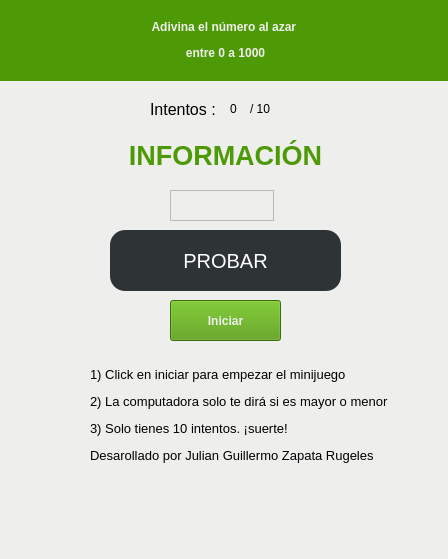
<?xml version="1.0" encoding="UTF-8"?>
<ui version="4.0">
 <class>MainWindow</class>
 <widget class="QMainWindow" name="MainWindow">
  <property name="geometry">
   <rect>
    <x>0</x>
    <y>0</y>
    <width>448</width>
    <height>559</height>
   </rect>
  </property>
  <property name="windowTitle">
   <string>MainWindow</string>
  </property>
  <property name="styleSheet">
   <string notr="true">background-color: rgb(238, 238, 236);</string>
  </property>
  <widget class="QWidget" name="centralwidget">
   <widget class="QPushButton" name="pushButton">
    <property name="geometry">
     <rect>
      <x>110</x>
      <y>230</y>
      <width>231</width>
      <height>61</height>
     </rect>
    </property>
    <property name="styleSheet">
     <string notr="true">background-color: rgb(46, 52, 54);
color: rgb(255, 255, 255);
font-size:20px;
border-radius:15px;</string>
    </property>
    <property name="text">
     <string>PROBAR</string>
    </property>
   </widget>
   <widget class="QLabel" name="label">
    <property name="geometry">
     <rect>
      <x>10</x>
      <y>130</y>
      <width>431</width>
      <height>51</height>
     </rect>
    </property>
    <property name="text">
     <string>&lt;html&gt;&lt;head/&gt;&lt;body&gt;&lt;p align=&quot;center&quot;&gt;&lt;span style=&quot; font-size:20pt; font-weight:600; color:#4e9a06;&quot;&gt;INFORMACIÓN&lt;/span&gt;&lt;/p&gt;&lt;/body&gt;&lt;/html&gt;</string>
    </property>
    <property name="alignment">
     <set>Qt::AlignCenter</set>
    </property>
   </widget>
   <widget class="QPushButton" name="pushButton_2">
    <property name="geometry">
     <rect>
      <x>170</x>
      <y>300</y>
      <width>111</width>
      <height>41</height>
     </rect>
    </property>
    <property name="styleSheet">
     <string notr="true">background-color: rgb(78, 154, 6);
color: rgb(238, 238, 236);
font:bold;</string>
    </property>
    <property name="text">
     <string>Iniciar</string>
    </property>
   </widget>
   <widget class="QLabel" name="label_2">
    <property name="geometry">
     <rect>
      <x>150</x>
      <y>100</y>
      <width>71</width>
      <height>19</height>
     </rect>
    </property>
    <property name="text">
     <string>&lt;html&gt;&lt;head/&gt;&lt;body&gt;&lt;p&gt;&lt;span style=&quot; font-size:12pt;&quot;&gt;Intentos :&lt;/span&gt;&lt;/p&gt;&lt;/body&gt;&lt;/html&gt;</string>
    </property>
   </widget>
   <widget class="QLabel" name="contador">
    <property name="geometry">
     <rect>
      <x>230</x>
      <y>100</y>
      <width>21</width>
      <height>19</height>
     </rect>
    </property>
    <property name="text">
     <string>&lt;html&gt;&lt;head/&gt;&lt;body&gt;&lt;p&gt;0&lt;/p&gt;&lt;/body&gt;&lt;/html&gt;</string>
    </property>
   </widget>
   <widget class="QLabel" name="label_4">
    <property name="geometry">
     <rect>
      <x>250</x>
      <y>100</y>
      <width>71</width>
      <height>19</height>
     </rect>
    </property>
    <property name="text">
     <string>&lt;html&gt;&lt;head/&gt;&lt;body&gt;&lt;p&gt;/ 10&lt;/p&gt;&lt;/body&gt;&lt;/html&gt;</string>
    </property>
   </widget>
   <widget class="QLabel" name="label_3">
    <property name="geometry">
     <rect>
      <x>0</x>
      <y>0</y>
      <width>451</width>
      <height>81</height>
     </rect>
    </property>
    <property name="styleSheet">
     <string notr="true">background-color: rgb(78, 154, 6);</string>
    </property>
    <property name="text">
     <string>&lt;html&gt;&lt;head/&gt;&lt;body&gt;&lt;p align=&quot;center&quot;&gt;&lt;span style=&quot; font-weight:600; color:#eeeeec;&quot;&gt;Adivina el número  al azar &lt;/span&gt;&lt;/p&gt;&lt;p align=&quot;center&quot;&gt;&lt;span style=&quot; font-weight:600; color:#eeeeec;&quot;&gt;entre 0 a 1000&lt;/span&gt;&lt;/p&gt;&lt;/body&gt;&lt;/html&gt;</string>
    </property>
    <property name="alignment">
     <set>Qt::AlignCenter</set>
    </property>
   </widget>
   <widget class="QTextEdit" name="textEdit">
    <property name="geometry">
     <rect>
      <x>170</x>
      <y>190</y>
      <width>104</width>
      <height>31</height>
     </rect>
    </property>
    <property name="styleSheet">
     <string notr="true">
border-color:green;
</string>
    </property>
   </widget>
   <widget class="QLabel" name="label_5">
    <property name="geometry">
     <rect>
      <x>290</x>
      <y>190</y>
      <width>141</width>
      <height>31</height>
     </rect>
    </property>
    <property name="text">
     <string>&lt;html&gt;&lt;head/&gt;&lt;body&gt;&lt;p&gt;&lt;br/&gt;&lt;/p&gt;&lt;/body&gt;&lt;/html&gt;</string>
    </property>
   </widget>
   <widget class="QLabel" name="label_6">
    <property name="geometry">
     <rect>
      <x>90</x>
      <y>350</y>
      <width>311</width>
      <height>131</height>
     </rect>
    </property>
    <property name="layoutDirection">
     <enum>Qt::LeftToRight</enum>
    </property>
    <property name="text">
     <string>&lt;html&gt;&lt;head/&gt;&lt;body&gt;&lt;p&gt;&lt;span style=&quot; font-size:10pt;&quot;&gt;1) Click en iniciar para empezar el minijuego &lt;/span&gt;&lt;/p&gt;&lt;p&gt;&lt;span style=&quot; font-size:10pt;&quot;&gt;2) La computadora solo te dirá si es mayor o menor&lt;/span&gt;&lt;/p&gt;&lt;p&gt;&lt;span style=&quot; font-size:10pt;&quot;&gt;3) Solo tienes 10 intentos. ¡suerte!&lt;/span&gt;&lt;/p&gt;&lt;p&gt;&lt;span style=&quot; font-size:10pt;&quot;&gt;Desarollado por Julian Guillermo Zapata Rugeles&lt;/span&gt;&lt;/p&gt;&lt;/body&gt;&lt;/html&gt;</string>
    </property>
    <property name="alignment">
     <set>Qt::AlignLeading|Qt::AlignLeft|Qt::AlignVCenter</set>
    </property>
   </widget>
  </widget>
  <widget class="QMenuBar" name="menubar">
   <property name="geometry">
    <rect>
     <x>0</x>
     <y>0</y>
     <width>448</width>
     <height>24</height>
    </rect>
   </property>
  </widget>
  <widget class="QStatusBar" name="statusbar"/>
 </widget>
 <resources/>
 <connections/>
</ui>
